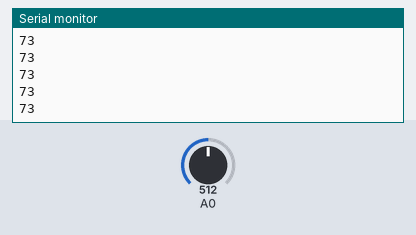
The sketch below on a simulated Arduino Uno, built with avr-gcc and run on an emulated ATmega328P. Shown: the last lines printed to the serial monitor. Inputs (shaded band) come from the test bench; at power-on: A0 = 512.

Above: at 1.2 s.
1.3 s: A0 set to 716
At 1.31 s:
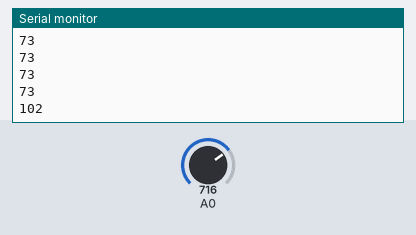
2.8 s: A0 set to 900
At 2.81 s:
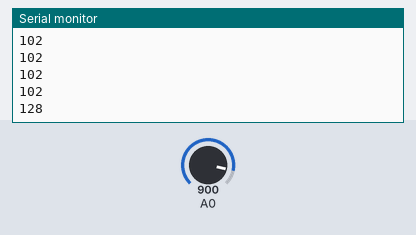
Timing chart, 0 to 5.8 s (numbered marks = the images above; inputs shaded):
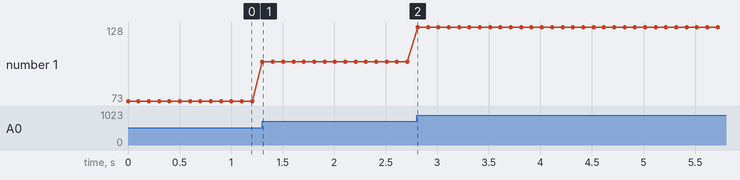

Measured:
- after the input at 1.3 s, the serial monitor: prints a new line at once (image 1)
- after the input at 2.8 s, the serial monitor: prints a new line at once (image 2)
- plotted number 1: 73 → 102 after the input at 1.3 s, 102 → 128 after the input at 2.8 s

The sketch:

CareMeSensor.ino
```cpp
void setup() {
  // initialize serial communication at 9600 bits per second:
  Serial.begin(9600);
}


void loop() {
  // read the input on analog pin 0:
  int sensorValue = analogRead(A0);
  sensorValue = map(sensorValue, 0, 700, 0, 100);
  Serial.println(sensorValue);
//Serial.write(sensorValue);
  delay(100);
}
```
